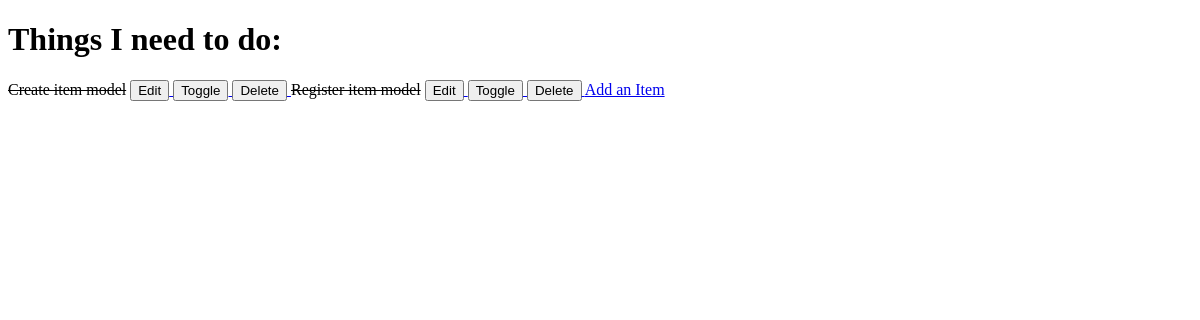
The app's page /, older data.
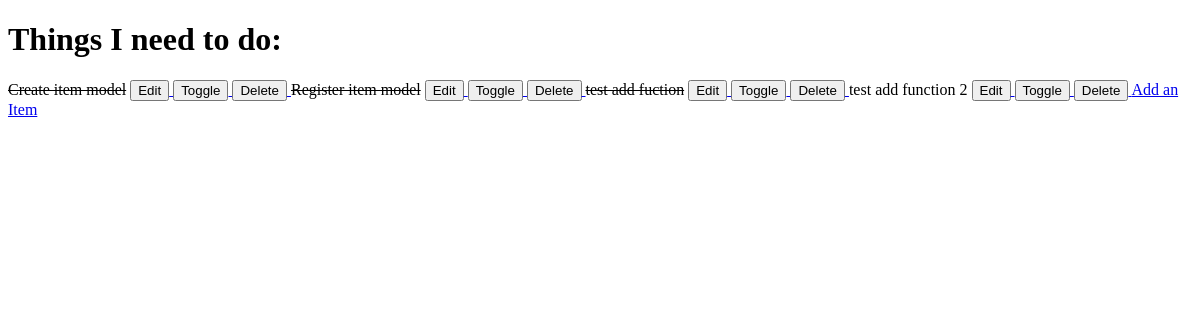
The same page, newer data.
### firstapp/models.py (models this page shows, shortened)
class Item(models.Model):
    name = models.CharField(max_length=50, null=False, blank=False)
    done = models.BooleanField(null=False, blank=False, default=False)

### firstapp/views.py (the view)
# urls.py: path('', views.get_first_app, name='get_first_app'),
def get_first_app(request):
    items = Item.objects.all()
    context = {
        'items': items
    }
    return render(request, 'firstapp/firstapp.html', context)

### firstapp/templates/firstapp/firstapp.html (shortened to what this page needs)
<!DOCTYPE html>
<html lang="en">
<head>
</head>
<body>
    <h1>Things I need to do:</h1>
    {% for item in items %}
    <tr>
        {% if item.done %}
        <td><strike>{{ item.name }}</strike></td>
        {% else %}
        <td>{{ item.name }}</td>
        {% endif %}
        <td>
            <a href="/edit/{{ item.id }}">
                <button>Edit</button>
            </a>
            <a href="/toggle/{{ item.id }}">
                <button>Toggle</button>
            </a>
            <a href="/delete/{{ item.id }}">
                <button>Delete</button>
            </a>
        </td>
    </tr>
    {% empty %}
    <h2>You have nothing to do</h2>
    {% endfor %}
    <a href="/add">Add an Item</a>
</body>
</html>

Row changes from the older to the newer data that the page shows:
added Item: name "test add fuction"
added Item: name "test add function 2"
